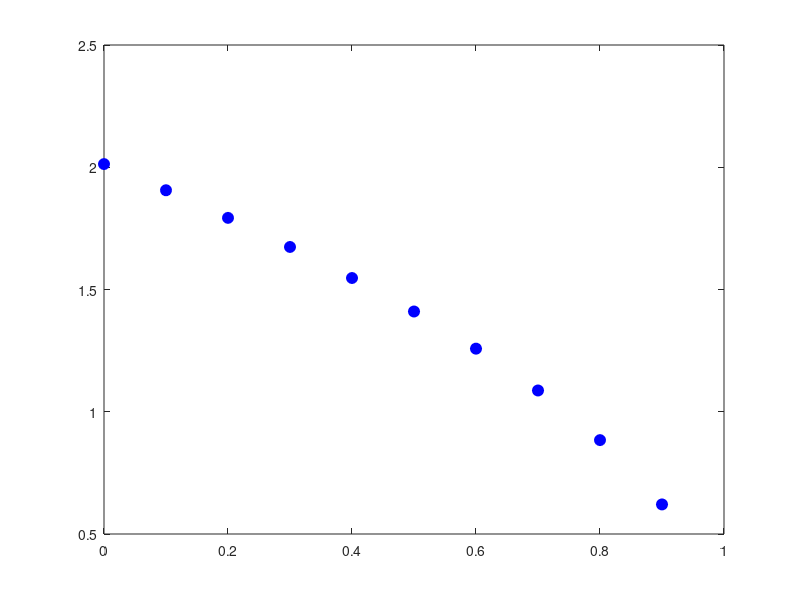

MATLAB code for this plot: (Note: this script raises an error after producing the figure.)
% Plot line of best fit for harvesting and wave speed
b = [0, 0.1, 0.2, 0.3, 0.4, 0.5, 0.6, 0.7, 0.8, 0.9]; % Harvesting parameter (years^-1)
c = [2.013, 1.906, 1.793, 1.674, 1.547, 1.410, 1.258, 1.087, 0.884, 0.621]; % Wave speed (km/years)

% Plot the data
figure;
plot(b, c, 'bo', 'MarkerSize', 8, 'MarkerFaceColor', 'b', 'DisplayName', 'Computed Wave Speeds'); s
hold on;

% Fit a line to the data
coeffs = polyfit(b, c, 1); % Linear fit (1st degree polynomial)
c_fit = polyval(coeffs, b); % Evaluate the fit at the data points

% Plot the line of best fit
plot(b, c_fit, 'r-', 'LineWidth', 2, 'DisplayName', 'Line of Best Fit'); % Red line for best fit

% Add labels, title, and legend
xlabel('Harvesting');
ylabel('Wave speed');
title('Wave Speed vs. Harvesting');
legend('Location', 'northeast');
grid on;
hold off;
